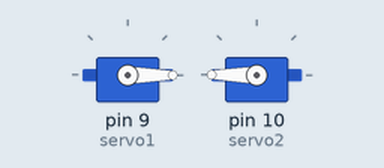
Recording of a sketch running on a simulated Arduino Uno, built with avr-gcc and run on an emulated ATmega328P. Parts: 2 × servo.

Above: at 0.15 s.
Timing chart, 0 to 1.6 s (numbered marks = the images above):
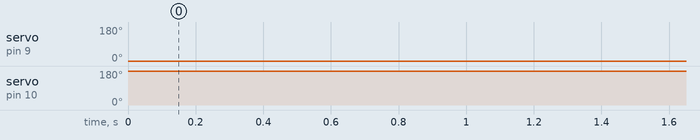

The sketch:

Test_Camera_Servo.ino
```cpp
#include <Servo.h>

Servo servo1;  // Первый сервопривод
Servo servo2;  // Второй сервопривод

void setup() {
  servo1.attach(9);   // Указваем объекту класса Servo, что серво присоединен к пину 9
  servo2.attach(10);  // А этот servo присоединен к 10 пину

}

void loop() {
  // Выставялем положения
  servo1.write(0);
  servo2.write(180);
  delay(20);
  // Меняем положения
  servo2.write(0);
  servo1.write(180);
}
```
